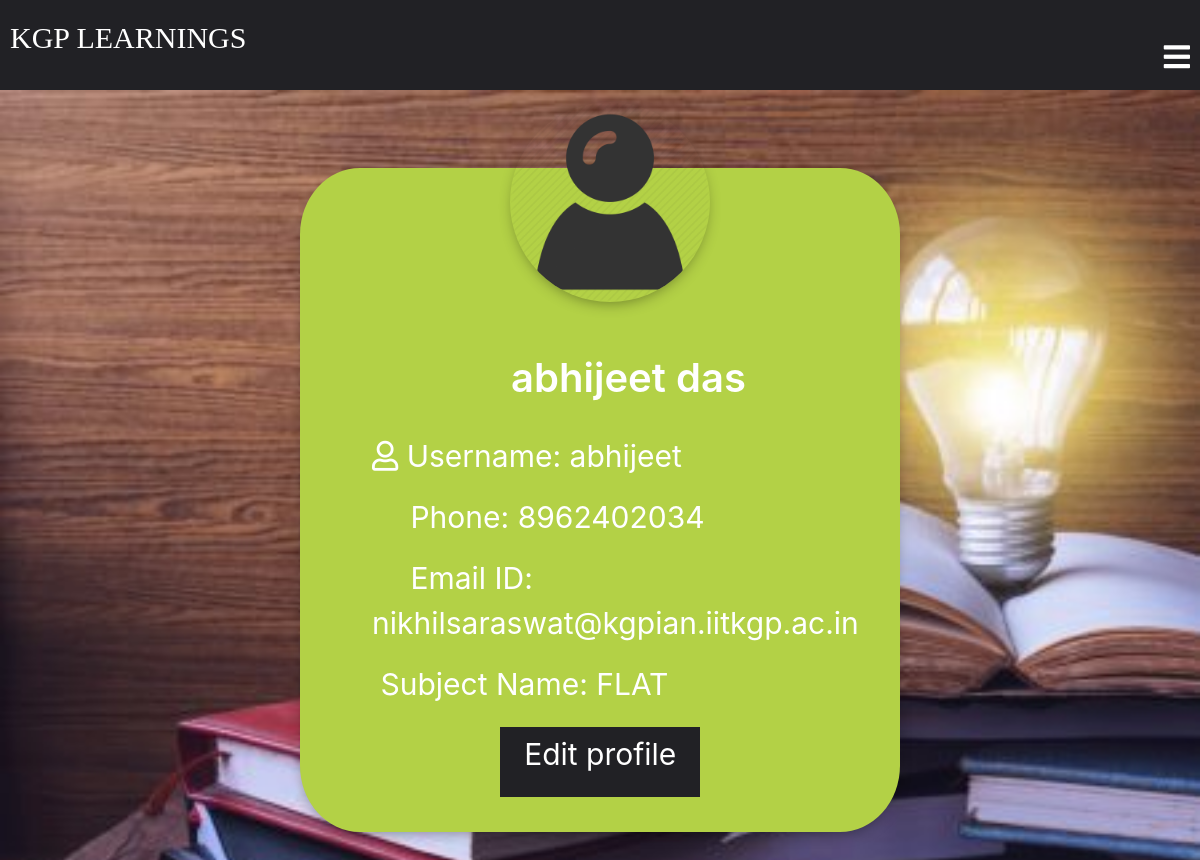
/classroom/teacher/23/ (signed in), run on the app's committed database.
### classroom/models.py (models this page shows, shortened)
class Teacher(models.Model):
    user = models.OneToOneField(
        User, on_delete=models.CASCADE, primary_key=True, related_name='Teacher')
    teacher_profile_pic = models.ImageField(
        upload_to="classroom/teacher_profile_pic", blank=True)
    subject_name = models.CharField(max_length=250)
    email = models.EmailField(max_length=254)
    name = models.CharField(max_length=250)
    class_students = models.ManyToManyField(Student, through="StudentsInClass")
    phone = models.IntegerField()

class User(AbstractUser):
    is_teacher = models.BooleanField(default=False)
    is_student = models.BooleanField(default=False)

### classroom/views.py (the view)
# urls.py: path('teacher/<int:pk>/',views.TeacherDetailView.as_view(),name="teacher_detail"),
class TeacherDetailView(LoginRequiredMixin, DetailView):
    context_object_name = "teacher"
    model = models.Teacher
    template_name = 'teacher_detail_page.html'

### template/teacher_detail_page.html (shortened to what this page needs)
{% extends 'base.html' %}
{% load static %}
{% block content %}
<div class="profile">
  <div class="profile-box">
    {% if teacher.teacher_profile_pic %}
    <img src="{{ teacher.teacher_profile_pic.url }}" alt="">
    {% else %}
    <img src="{% static 'images/login-avatar.PNG' %}" alt="">
    {% endif %}
    <div class="profile-details">
      <h1>{{ teacher.name }}</h1>
      <br>
      <p><i class="far fa-user"></i> Username: {{ teacher.user.username }}</p>
      <p><i class="far fa-phone"></i> Phone: {{ teacher.phone }}</p>
      <p><i class="far fa-envelope-open-text"></i> Email ID: {{ teacher.email }}</p>
      <p> Subject Name: {{ teacher.subject_name }}</p>
      <a href="{% url 'classroom:teacher_update' pk=user.pk %}">
        <p class="edit-button">Edit profile</p>
      </a>
    </div>
  </div>
</div>
{% endblock %}

### static/css/newbase.css (style rules this page uses)
.profile { margin:0; padding: 0; position: absolute; width:100%; height: 100vh; display:flex; justify-content: center; align-items: center; }
.profile img { position: absolute; margin: 0; width: 100%; height: 100%; object-fit: cover; background-attachment: fixed; }
.profile-box { width: 600px; margin-top: 20px; background: #b3d146; position: absolute; padding: 15px; border-radius: 10%; box-shadow: 0 5px 15px -5px #00000070 }
.profile-box img { width: 200px; height: 200px; border-radius: 50%; top: -10%; left: 35%; box-shadow: 0 5px 15px -5px #00000070 }
.profile-details { color: white; margin-top: 30%; margin-left: 10%; }
.profile-details h1 { font-size: 40px; font-weight: 600; text-align: center; }
.profile-details p { font-size: 30px; font-weight: 400; }
.profile-details .edit-button { margin: 20px; margin-left: 25%; height: 70px; width: 200px; text-align: center; background: #212125; text-decoration: none; color: white; padding: 5px; }

### data on the page
Teacher: name "abhijeet das", user.username "abhijeet", phone "8962402034", email "nikhilsaraswat@kgpian.iitkgp.ac.in", subject_name "FLAT"
